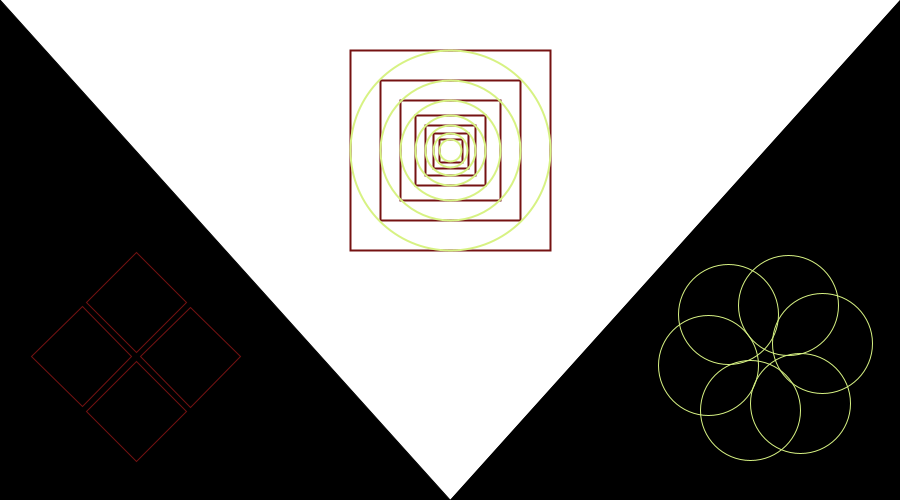
Frame 1 (no input)
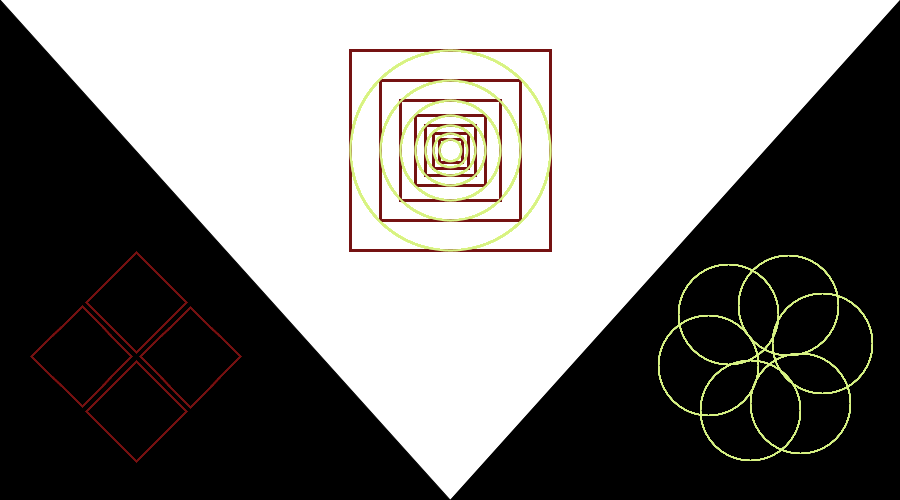
Frame 60 (the mouse pressed at the canvas centre just before this capture)
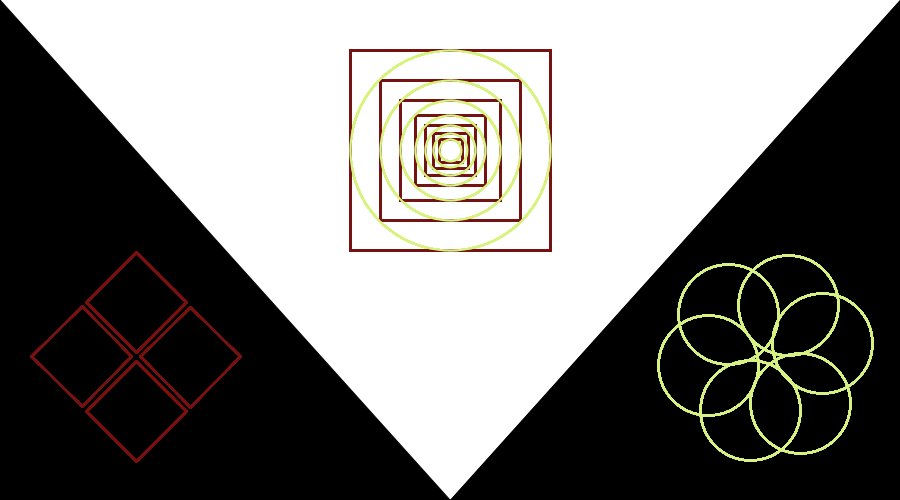
Frame 120 (the mouse held since frame 60 and released just before this capture)

The Processing sketch that drew these frames (run headless with seeded random() and noise(); from frame 60 on, the mouse is pressed at the canvas centre):

// Processing sketch: natalias05t00
// ── natalias05t00.pde
// Universidad del Desarrollo, Facultad de Diseño, Diseño Digital
// Natalia Malsch Coelho
// 3 funciones diferentes que se modifican por color y grosor de línea

color verde, burdeo, blanco;
boolean a;//para flor
boolean b;//para cuadrados
boolean aa;//para círculos
boolean bb;//para diamante
float number = 1;//entero para modificar grosor
float chng = 1;//el cambio será por 1

void setup() {
  size(900, 500);//tamaño canvas
  background(255);//color fondo blanco
  fill(000);//relleno triángulos negro
  
  burdeo = color(#751212);//define tono de color
  verde = color(#D7F283);//define tono de color
  blanco = color(#FFFFFF);//define tono de color
  
  a = true;
  b = true;
  aa = true;
  bb = true;
  
  triangle(0, 0, 450, 500, 0, 500);//triángulo de fondo negro
  triangle(900, 0, 900, 500, 450, 500);//triángulo de fondo negro
}

void diamante(color burdeo) {
  stroke(burdeo); //color líena burdeo
  strokeWeight(number); //grosor líena cambia al presionar mouse
  quad(136, 252, 186,302, 136, 352, 86,302);//cordenadas forman quad
  quad(190, 307, 240,356, 190, 407, 140,356);//cordenadas forman quad
  quad(136, 361, 186, 411, 136, 461, 86,411);//cordenadas forman quad
  quad(82, 306, 131,356, 82, 406, 31,356);//cordenadas forman quad
  
}

void cuadrado(color burdeo) {
  noFill();//sin relleno
  stroke(burdeo);// color líena burdeo
  strokeWeight(2);//grosor línea
  rect(350, 50, 200, 200);//posición y tamaño cuadrado
  rect(380, 80, 140, 140);//posición y tamaño cuadrado
  rect(400, 100, 100, 100);//posición y tamaño cuadrado
  rect(415, 115, 70, 70);//posición y tamaño cuadrado
  rect(425, 125, 50, 50);//posición y tamaño cuadrado
  rect(433, 133, 35, 35);//posición y tamaño cuadrado
  rect(439, 139, 23, 23);//posición y tamaño cuadrado
}

void circulo(color verde) {
  noFill(); //sin relleno figura
  stroke(verde); // color líena verde
  strokeWeight(2);// grosor líea
  ellipse(450, 150, 200, 200);//posición y tamaño elipse
  ellipse(450, 150, 140, 140);//posición y tamaño elipse
  ellipse(450, 150, 100, 100);//posición y tamaño elipse
  ellipse(450, 150, 70, 70);//posición y tamaño elipse
  ellipse(450, 150, 50, 50);//posición y tamaño elipse
  ellipse(450, 150, 34, 34);//posición y tamaño elipse
  ellipse(450, 150, 22, 22);//posición y tamaño elipse
}

void flor(color verde) {
  noFill();//sin relleno figura 
  stroke(verde);// color líena verde
  strokeWeight(number);//grosor línea cambia al presionar mouse
  ellipse(708, 365, 100, 100);//posición y tamaño elipse
  ellipse(788, 305, 100, 100);//posición y tamaño elipse
  ellipse(800, 403, 100, 100);//posición y tamaño elipse
  ellipse(822, 343, 100, 100);//posición y tamaño elipse
  ellipse(728, 314, 100, 100);//posición y tamaño elipse
  ellipse(750, 410, 100, 100);//posición y tamaño elipse
}

void draw() {
  if (a) {// si a es lo mismo que verdadero
    flor(verde);//la flor es color verde
  }
  if (!a) {//pero si a es falso
    flor(burdeo);//la flor pasa a ser color burdeo
  }
    
    
  if (b) {// si b es lo mismo que verdadero
    cuadrado(burdeo);//el cuadrado es color burdeo
  }
  if (!b) {//pero si b es falso
    cuadrado(blanco);//el cuadrado pasa a ser color blanco
  }
    
  
   if (aa) {// si aa es lo mismo que verdadero
    circulo(verde);//el círculo es color verde
  }
  if (!aa) {//pero si aa es falso
    circulo(blanco);//el círculo pasa a ser color blanco
  }
  
  
  if (bb) {// si bb es lo mismo que verdadero
    diamante(burdeo);//el diamante es color burdeo
  }
  if (!bb) {//pero si bb es falso
    diamante(verde);//el diamante pasa a ser color verde
  }
  
  println(number);
}

void keyPressed() {
  if(key == 'c')//si presiono c
   a = (!a);//verdadero pasa a falso, cambio de color
   
  if(key == 'x')//si presiono x
   b = (!b);//verdadero pasa a falso, aparece y desaparece cuadrado
   
  if(key == 'z')//si presiono z
   aa = (!aa);//verdadero pasa a falso, aparece y desaparece circulo
   
  if(key == 'c')//si presiono c
  bb = (!bb);//verdadero pasa a falso, cambio de color
}
 void mousePressed() {
   if(number >5 || number <1) {//si el núm. es mayor que 5 o menor 1
     chng = chng*-1;//entonces este se multiplica por -1
   }
   number += chng;//cada vez suma 1 o disminuye 1
 }
